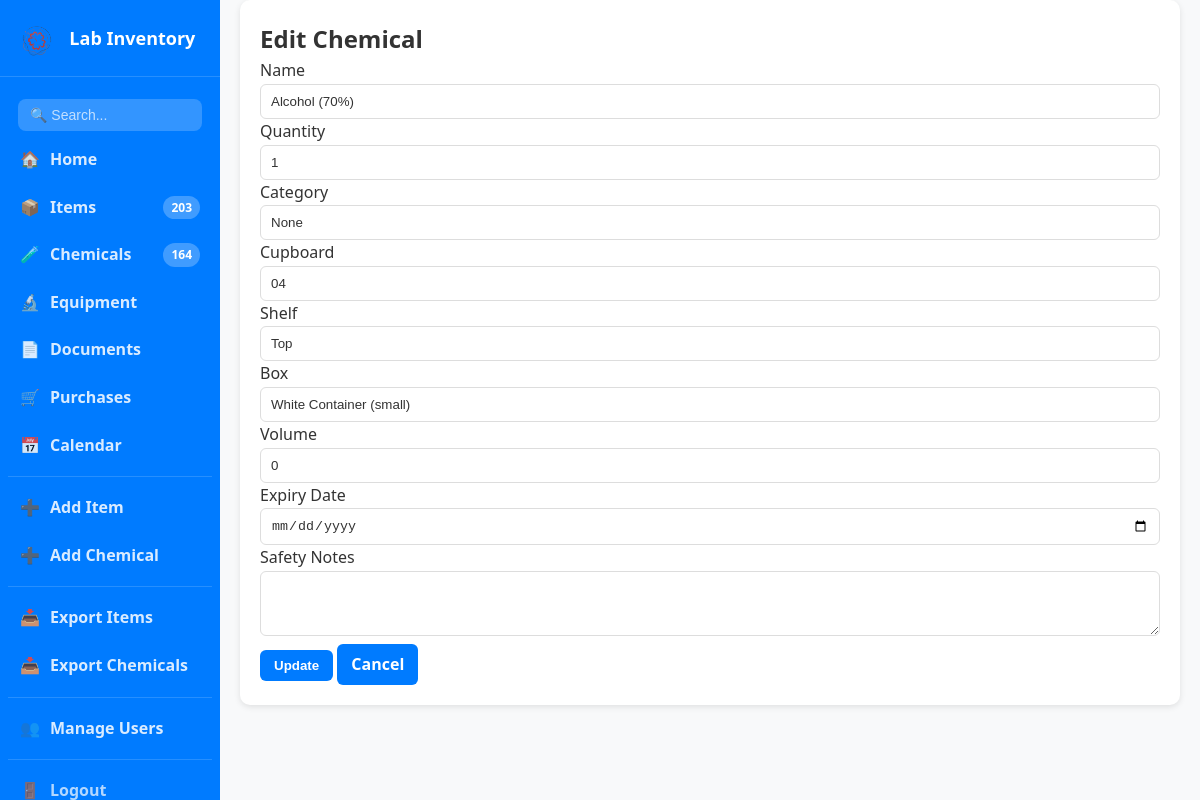
Screenshot of /chemicals/edit/1 (signed in) with the database file from the repository.
### app.py (models this page shows, shortened)
class Chemical(db.Model):
    id = db.Column(db.Integer, primary_key=True)
    name = db.Column(db.String(120), nullable=False)
    category = db.Column(db.String(100))
    cupboard = db.Column(db.String(50), nullable=False)
    shelf = db.Column(db.String(50))
    box = db.Column(db.String(50))
    quantity = db.Column(db.Integer, nullable=False, default=0)
    volume = db.Column(db.String(50))
    expiry_date = db.Column(db.String(20))
    safety_notes = db.Column(db.String(500))

### app.py (the view, shortened to what this page needs)
@app.route('/chemicals/edit/<int:chem_id>', methods=['GET', 'POST'])
@login_required
def edit_chemical(chem_id):
    if not current_user.is_staff():
        return redirect(url_for('home'))
    chem = Chemical.query.get_or_404(chem_id)
    return render_template('edit_chemical.html', chem=chem)

### app.py (called while the page is built)
@login_manager.user_loader
def load_user(user_id):
    return User.query.get(int(user_id))

@app.context_processor
def inject_counts():
    try:
        item_count = Item.query.count()
        chem_count = Chemical.query.count()
    except:
        item_count = 0
        chem_count = 0
    return dict(item_count=item_count, chem_count=chem_count)

    def is_admin(self):
        return self.role == 'admin'

    def is_staff(self):
        return self.role in ['admin', 'staff']

### templates/edit_chemical.html
{% extends "base.html" %}
{% block content %}
<div class="card">
    <h2>Edit Chemical</h2>
    <form method="POST" class="grid">
        <label>Name<br>
            <input type="text" name="name" value="{{ chem.name }}" required>
        </label>
        <label>Quantity<br>
            <input type="number" name="quantity" value="{{ chem.quantity }}" required min="0">
        </label>
        <label>Category<br>
            <input type="text" name="category" value="{{ chem.category }}">
        </label>
        <label>Cupboard<br>
            <input type="text" name="cupboard" value="{{ chem.cupboard }}" required>
        </label>
        <label>Shelf<br>
            <input type="text" name="shelf" value="{{ chem.shelf }}">
        </label>
        <label>Box<br>
            <input type="text" name="box" value="{{ chem.box }}">
        </label>
        <label>Volume<br>
            <input type="text" name="volume" value="{{ chem.volume }}">
        </label>
        <label>Expiry Date<br>
            <input type="date" name="expiry_date" value="{{ chem.expiry_date }}">
        </label>
        <label style="grid-column:1/-1">Safety Notes<br>
            <textarea name="safety_notes" rows="3" style="width:100%">{{ chem.safety_notes }}</textarea>
        </label>
        <div>
            <button class="btn" type="submit">Update</button>
            <a class="btn" href="{{ url_for('chemicals') }}">Cancel</a>
        </div>
    </form>
</div>
{% endblock %}

### static/style.css (style rules this page uses)
:root { --blue: #007bff; --blue-dark: #0056b3; --green: #28a745; --green-dark: #218838; --red: #dc3545; --red-dark: #c82333; --text: #333; --muted: #6b7280; --bg: #f8f9fa; --card: #ffffff; --border: #ddd; --shadow: 0 2px 6px rgba(0,0,0,0.1); }
* { margin: 0; padding: 0; box-sizing: border-box; }
html, body { font-family: "Segoe UI", Tahoma, Geneva, Verdana, sans-serif; background: var(--bg); color: var(--text); line-height: 1.6; }
.btn, button { display: inline-block; padding: 8px 14px; background: var(--blue); color: #fff; border: none; border-radius: 6px; text-decoration: none; font-weight: 600; cursor: pointer; transition: background .2s ease, color .2s ease, opacity .2s ease; }
input, select, textarea { width: 100%; padding: 9px 10px; border: 1px solid var(--border); border-radius: 6px; background: #fff; color: var(--text); transition: border .2s ease, box-shadow .2s ease; }
body { display: flex; min-height: 100vh; }

### rows the page displays
Chemical: name "Alcohol (70%)", quantity "1", category "None", cupboard "04", shelf "Top", box "White Container (small)", volume "0"

### other values shown
{{ item_count }} "203"
{{ chem_count }} "164"
